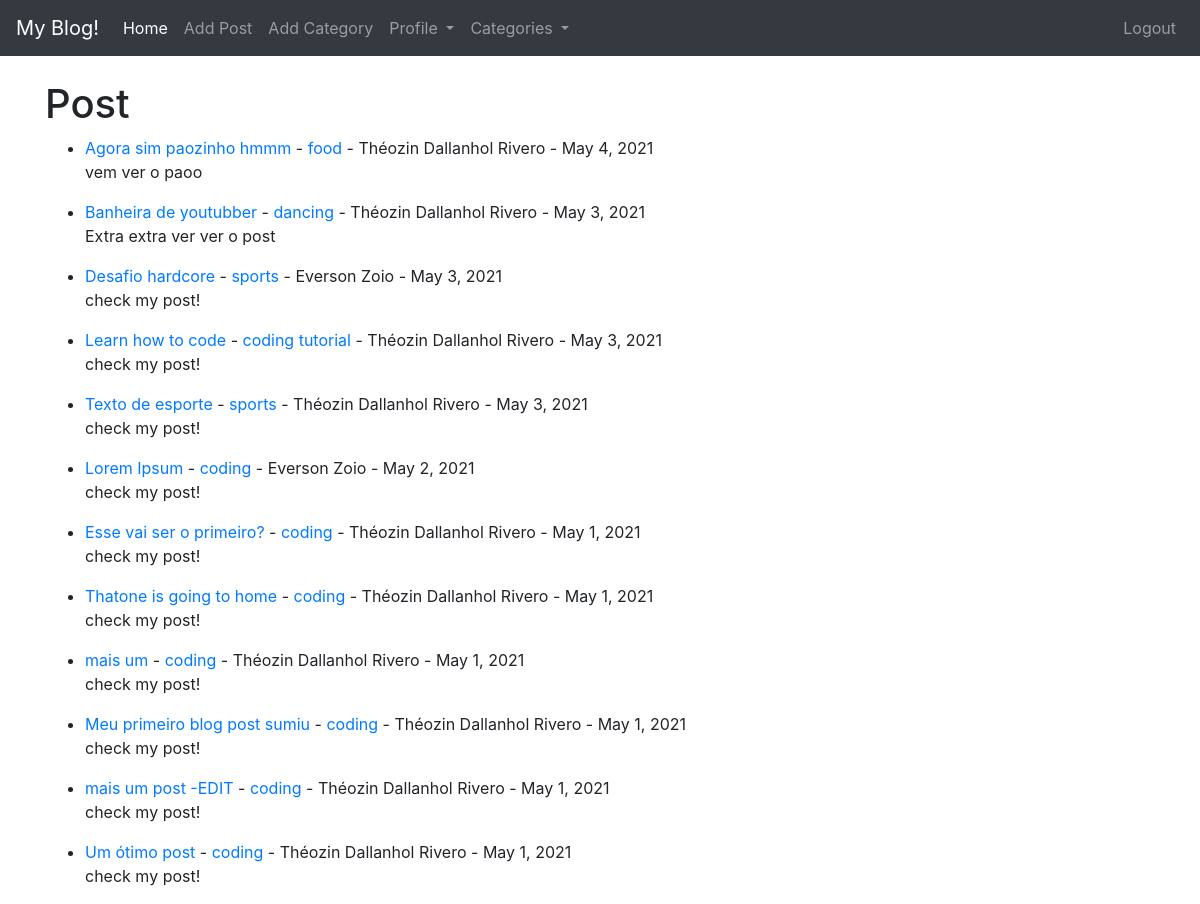
/ (signed in), run on an earlier commit of the app's database.
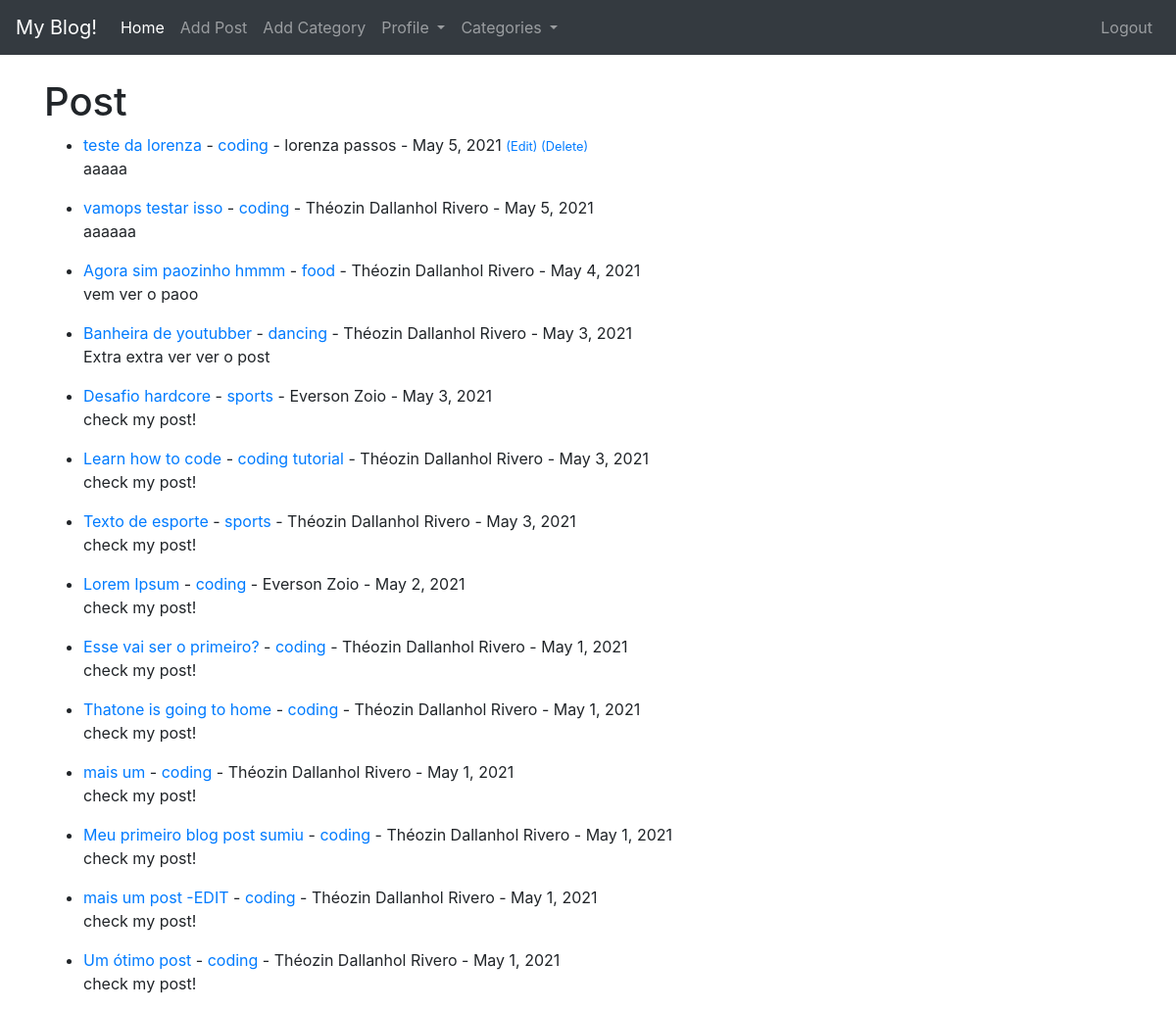
And on a later commit of the database.
### theblog/models.py (models this page shows, shortened)
class Post(models.Model):
	title = models.CharField(max_length=255)
	header_image = models.ImageField(null=True, blank=True, upload_to="images/")
	title_tag = models.CharField(max_length=255)
	snippet = models.CharField(max_length=255)
	author = models.ForeignKey(User, on_delete=models.CASCADE) #models.CASCADE caso o user seja apagado todos os seus posts são apagados tbm
	body = RichTextField(blank=True)
	post_date = models.DateField(auto_now_add=True)
	category = models.CharField(max_length=255)
	likes = models.ManyToManyField(User, related_name='blog_post')

### theblog/views.py (the view)
# urls.py: path('', HomeView.as_view(), name='home'),
class HomeView(ListView):
	model = Post
	template_name = 'home.html'
	ordering = ['-id']
	def get_context_data(self, *args, **kwargs):
		cat_menu = Category.objects.all()
		context = super(HomeView,self).get_context_data(*args, **kwargs)
		context['cat_menu'] = cat_menu
		return context

### theblog/templates/home.html
{% extends 'base.html' %}
{% block content %}
<h1>Post</h1>
<ul>
{% for post in object_list %}
	<li>
		<a href="{% url 'article-detail' post.id %}">{{post.title}}</a> -
		<a href="{% url 'category' post.category|slugify %}">{{post.category}}</a> -
		{{post.author.first_name}} {{post.author.last_name}} - {{post.post_date}}
			{% if user.is_authenticated %}
				{% if user.id == post.author.id %}
					<small>
						<a href="{% url 'update_post' post.id %}">(Edit)</a>
						<a href="{% url 'delete_post' post.id %}">(Delete)</a>
					</small>
				{% endif %}
			{% endif %}
		<p>{{post.snippet|slice:":100"}}</p>
	</li>
{% endfor %}
</ul>
{% endblock %}

### theblog/templates/base.html (shortened to what this page needs)
<!doctype html>
<html lang="en">
  <head>
    <link rel="stylesheet" href="https://stackpath.bootstrapcdn.com/bootstrap/4.3.1/css/bootstrap.min.css">
  </head>
  <body>
    <nav class="navbar navbar-expand-lg navbar-dark bg-dark">
      <a class="navbar-brand" href="{% url 'home' %}">My Blog!</a>
      <div class="collapse navbar-collapse" id="navbarSupportedContent">
        <ul class="navbar-nav mr-auto">
          <li class="nav-item active">
            <a class="nav-link" href="{% url 'home' %}">Home <span class="sr-only">(current)</span></a>
          </li>
          {% if user.is_authenticated %}
            <li class="nav-item">
              <a class="nav-link" href="{% url 'add_post' %}">Add Post</a>
            </li>
            <li class="nav-item">
              <a class="nav-link" href="{% url 'add_category' %}">Add Category</a>
            </li>
            <li class="nav-item dropdown">
              <a class="nav-link dropdown-toggle" href="#" id="navbarDropdown" role="button" data-toggle="dropdown" aria-haspopup="true">
                Profile
              </a>
            </li>
          {% endif %}
          {% if cat_menu %}
           <li class="nav-item dropdown">
              <a class="nav-link dropdown-toggle" href="#" id="navbarDropdown" role="button" data-toggle="dropdown" aria-haspopup="true">
                Categories
              </a>
            </li>
          {% else %}
            <li class="nav-item">
              <a class="nav-link" href="{% url 'category-list' %}">Categories</a>
            </li>
          {% endif %}
        </ul>
      </div>
      <div class="navbar-collapse collapse  order-3 dual-collapse2">
          <ul class="navbar-nav ml-auto">
          {% if user.is_authenticated %}
            <li class="nav-item">
              <a class="nav-link" href="{% url 'logout' %}">Logout</a>
            </li>
          {% endif %}
          </ul>
      </div>
    </nav>
    <div class='container'>
      {% block content %}
      {% endblock %}
    </div>
  </body>
</html>

What changed in the data, as far as the page shows it:
added Post: title "teste da lorenza", category "coding", author.first_name "lorenza", author.last_name "passos", post_date "May 5, 2021", shows "(Edit)", snippet "aaaaa"
added Post: title "vamops testar isso", category "coding", author.first_name "Théozin", author.last_name "Dallanhol Rivero", post_date "May 5, 2021", snippet "aaaaaa"
